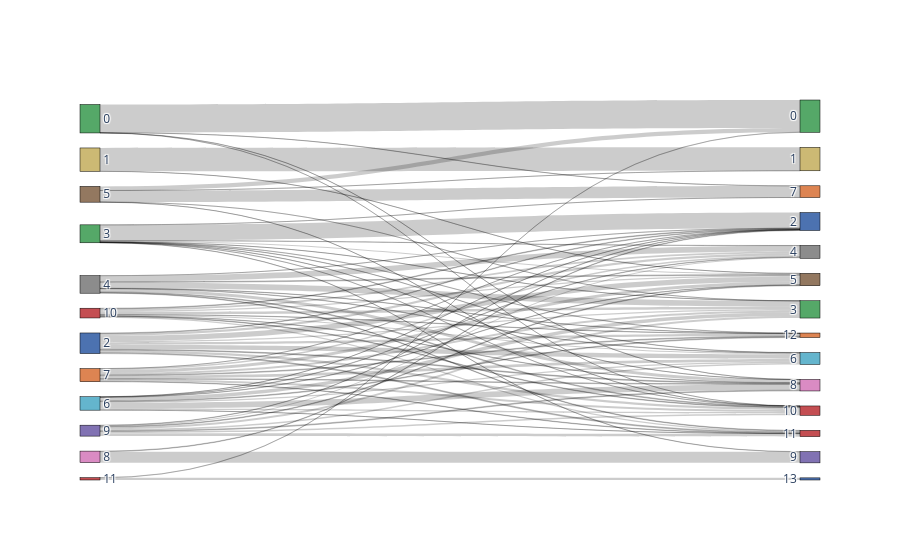
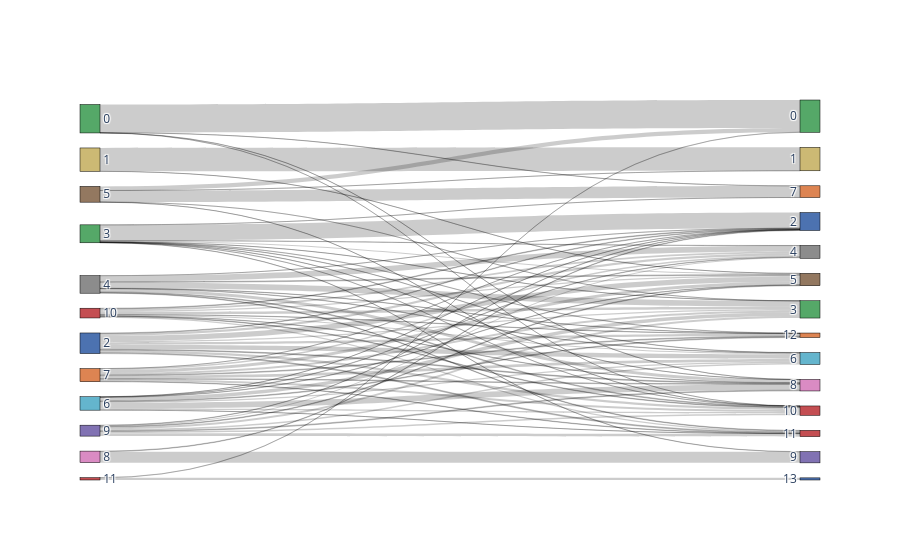

Notebook code for these charts, in order:
### Code cell
bc.tl.report(adata_pred=adata_std, celltype='leiden_new', method='hvg_selection_before_regress_out', analysis_name='pbmc3k_filtered',
                        test_dataset='adata_std', name_prediction='leiden', name_report='compare_leiden', use_raw=False,
                        remove_nonshared=False, clustering='leiden', asymmetric_matrix=True, delimiter='\t', verbose=True)

### Figure 1 — Plotly figure (JSON) as saved in the notebook; plotly's stock layout.template omitted (floating-point values rounded to 4 significant figures)
{"data": [{"link": {"source": [2, 2, 2, 2, 2, 2, 2, 2, 2, 1, 1, 6, 6, 6, 6, 6, 6, 6, 6, 6, 5, 5, 5, 5, 5, 3, 3, 3, 3, 3, 3, 3, 3, 3, 3, 9, 9, 9, 9, 9, 9, 9, 9, 10, 10, 10, 10, 10, 10, 10, 10, 10, 4, 4, 4, 4, 4, 4, 4, 4, 4, 0, 0, 0, 0, 8, 8, 7, 7, 7, 7, 7, 7, 7, 7, 7, 11, 11], "target": [17, 18, 22, 20, 14, 15, 16, 24, 23, 17, 13, 17, 18, 22, 20, 14, 15, 16, 24, 23, 13, 12, 22, 19, 15, 17, 18, 22, 19, 20, 14, 15, 16, 24, 21, 17, 18, 22, 20, 14, 15, 16, 23, 17, 18, 22, 20, 14, 15, 16, 24, 23, 17, 18, 22, 20, 14, 15, 16, 24, 23, 12, 22, 19, 20, 14, 21, 17, 18, 22, 20, 14, 15, 16, 24, 23, 12, 25], "value": [72, 64, 33, 11, 8, 17, 31, 30, 13, 1, 316, 4, 16, 21, 77, 1, 47, 5, 10, 1, 1, 55, 1, 156, 1, 15, 3, 2, 1, 1, 212, 1, 2, 3, 3, 9, 19, 22, 11, 4, 29, 14, 40, 15, 15, 8, 4, 9, 36, 24, 4, 17, 11, 5, 11, 41, 1, 78, 80, 3, 8, 380, 1, 2, 2, 7, 149, 41, 39, 28, 9, 1, 25, 18, 11, 6, 3, 29]}, "node": {"color": ["#55a868", "#ccb974", "#4c72b0", "#55a868", "#8c8c8c", "#937860", "#64b5cd", "#dd8452", "#da8bc3", "#8172b3", "#c44e52", "#c44e52", "#55a868", "#ccb974", "#4c72b0", "#55a868", "#8c8c8c", "#937860", "#64b5cd", "#dd8452", "#da8bc3", "#8172b3", "#c44e52", "#c44e52", "#dd8452", "#4c72b0"], "label": ["0", "1", "2", "3", "4", "5", "6", "7", "8", "9", "10", "11", "0", "1", "2", "3", "4", "5", "6", "7", "8", "9", "10", "11", "12", "13"], "line": {"color": "black", "width": 0.5}, "pad": 15, "thickness": 20}, "type": "sankey"}], "layout": {}}

### Figure 2 — Plotly figure (JSON) as saved in the notebook; plotly's stock layout.template omitted (floating-point values rounded to 4 significant figures)
{"data": [{"link": {"source": [2, 2, 2, 2, 2, 2, 2, 2, 2, 1, 1, 6, 6, 6, 6, 6, 6, 6, 6, 6, 5, 5, 5, 5, 5, 3, 3, 3, 3, 3, 3, 3, 3, 3, 3, 9, 9, 9, 9, 9, 9, 9, 9, 10, 10, 10, 10, 10, 10, 10, 10, 10, 4, 4, 4, 4, 4, 4, 4, 4, 4, 0, 0, 0, 0, 8, 8, 7, 7, 7, 7, 7, 7, 7, 7, 7, 11, 11], "target": [17, 18, 22, 20, 14, 15, 16, 24, 23, 17, 13, 17, 18, 22, 20, 14, 15, 16, 24, 23, 13, 12, 22, 19, 15, 17, 18, 22, 19, 20, 14, 15, 16, 24, 21, 17, 18, 22, 20, 14, 15, 16, 23, 17, 18, 22, 20, 14, 15, 16, 24, 23, 17, 18, 22, 20, 14, 15, 16, 24, 23, 12, 22, 19, 20, 14, 21, 17, 18, 22, 20, 14, 15, 16, 24, 23, 12, 25], "value": [72, 64, 33, 11, 8, 17, 31, 30, 13, 1, 316, 4, 16, 21, 77, 1, 47, 5, 10, 1, 1, 55, 1, 156, 1, 15, 3, 2, 1, 1, 212, 1, 2, 3, 3, 9, 19, 22, 11, 4, 29, 14, 40, 15, 15, 8, 4, 9, 36, 24, 4, 17, 11, 5, 11, 41, 1, 78, 80, 3, 8, 380, 1, 2, 2, 7, 149, 41, 39, 28, 9, 1, 25, 18, 11, 6, 3, 29]}, "node": {"color": ["#55a868", "#ccb974", "#4c72b0", "#55a868", "#8c8c8c", "#937860", "#64b5cd", "#dd8452", "#da8bc3", "#8172b3", "#c44e52", "#c44e52", "#55a868", "#ccb974", "#4c72b0", "#55a868", "#8c8c8c", "#937860", "#64b5cd", "#dd8452", "#da8bc3", "#8172b3", "#c44e52", "#c44e52", "#dd8452", "#4c72b0"], "label": ["0", "1", "2", "3", "4", "5", "6", "7", "8", "9", "10", "11", "0", "1", "2", "3", "4", "5", "6", "7", "8", "9", "10", "11", "12", "13"], "line": {"color": "black", "width": 0.5}, "pad": 15, "thickness": 20}, "type": "sankey"}], "layout": {}}
